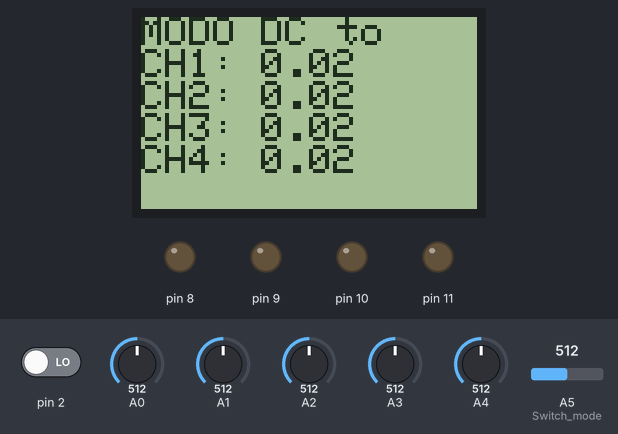
Bench run of a sketch on a simulated Arduino Uno, built with avr-gcc and run on an emulated ATmega328P. Shown: 84×48 one-colour display, output pins drawn as LEDs (lit = HIGH). The test bench sets the inputs (shaded band); at power-on: A0 = 512, A5 (Switch_mode) = 512, pin 2 LOW, A1 = 512, A2 = 512, A3 = 512, A4 = 512. What the sketch prints to the serial monitor is not drawn.

Above: at 3.2 s.
3.3 s: A0 set to 93
At 4.3 s:
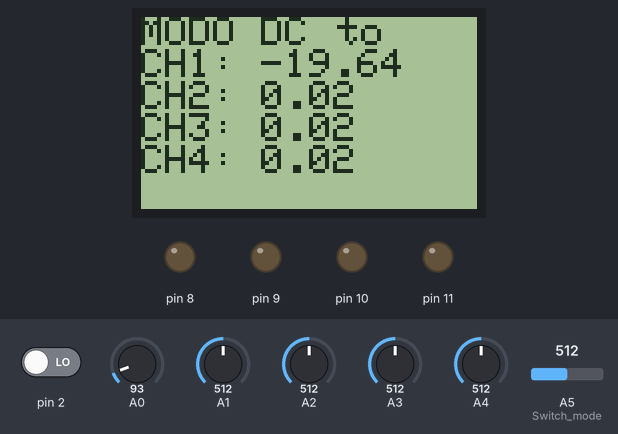
4.8 s: A0 set to 80
At 6.0 s:
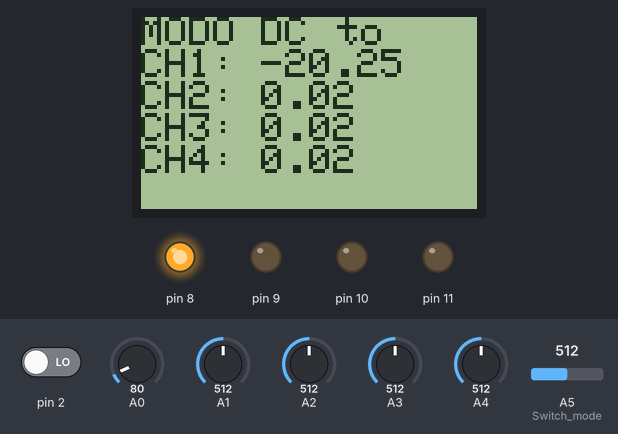
6.3 s: A5 (Switch_mode) set to 495
At 7.7 s:
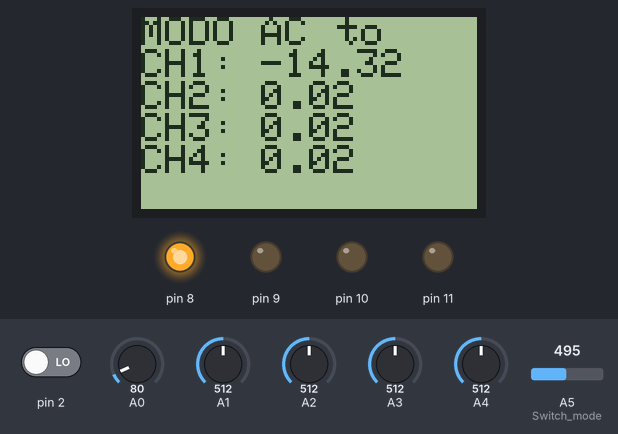
8.3 s: pin 2 driven HIGH
At 9.4 s:
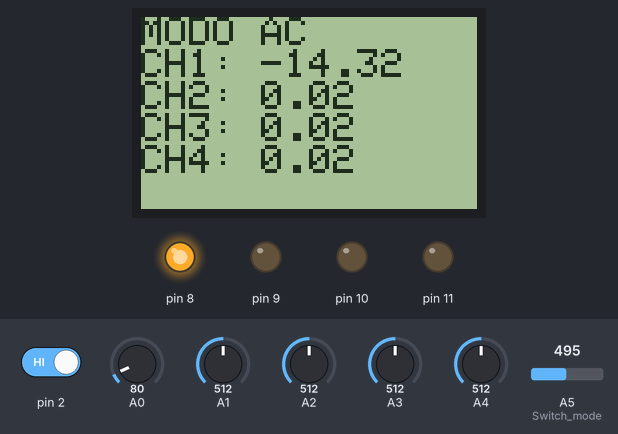
10.3 s: A1 set to 921
At 11.4 s:
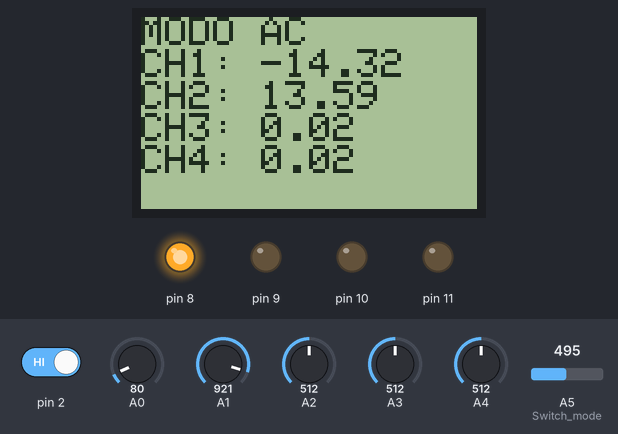
12.2 s: A1 set to 950
At 13.5 s:
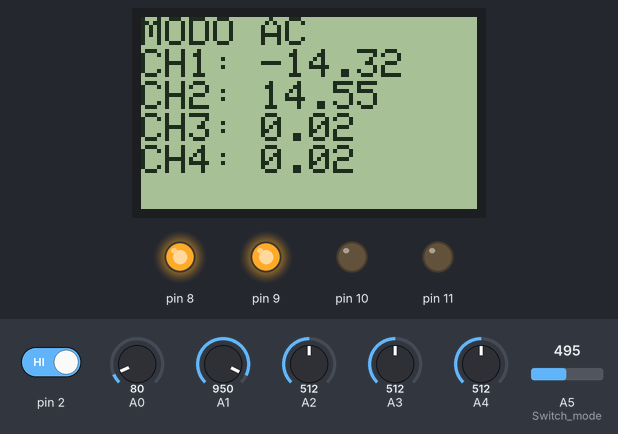
Timing chart, 0 to 15.2 s (numbered marks = the images above; inputs shaded):
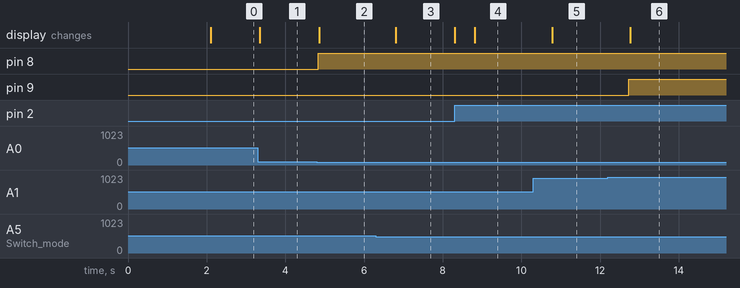

The sketch:

voltimeter.ino
```cpp
#include <PCD8544.h>

static PCD8544 lcd;
float vCH1, vCH2, vCH3, vCH4 = {0.000};
const float referenceVoltage = 24.00;
#define converter 511.5

void setup() {
    Serial.begin(9600);
    pinMode(8, OUTPUT);
    pinMode(9, OUTPUT);
    pinMode(10, OUTPUT);
    pinMode(11, OUTPUT);
    lcd.begin(84, 48);

    lcd.clear();
    lcd.setCursor(1,0);
    lcd.print("Welcome to");
    lcd.setCursor(1,1);
    lcd.print("4 Channel");
    lcd.setCursor(1,2);
    lcd.print("Voltimeter!");

    attachInterrupt(digitalPinToInterrupt(2), clear_display, CHANGE);

    delay(2000);

}

void clear_display() {
  lcd.clear();
}

void serial_display(const char *MODO,
                    float vCH1,
                    float vCH2,
                    float vCH3,
                    float vCH4){
   float serial_en = analogRead(A4);

   if(serial_en > converter){
    Serial.println(MODO);
    Serial.println(vCH1);
    Serial.println(vCH2);
    Serial.println(vCH3);
    Serial.println(vCH4);}
  }

void lcd_display(const char *MODO,
                 float vCH1,
                 float vCH2,
                 float vCH3,
                 float vCH4) {
    lcd.setCursor(0, 0);
    lcd.print(MODO);

    lcd.setCursor(0, 1);
    lcd.print("CH1: ");
    lcd.print(vCH1);
    lcd.print("  ");

    lcd.setCursor(0, 2);
    lcd.print("CH2: ");
    lcd.print(vCH2);
    lcd.print("  ");

    lcd.setCursor(0, 3);
    lcd.print("CH3: ");
    lcd.print(vCH3);
    lcd.print("  ");

    lcd.setCursor(0, 4);
    lcd.print("CH4: ");
    lcd.print(vCH4);
    lcd.print("  ");

}


float get_RMS(int PIN){
  const int samples = 1000;
  float tmax = 0.00;
  float one_sqrt = 0.7071;

  for(int i = 0; i < samples; i++){
    float t = analogRead(PIN);
    if(t > tmax) tmax = t;
    }
    float t_rms = ((tmax - converter)*(referenceVoltage / converter));

    return t_rms * one_sqrt;
  }

void AC_mode(){
    // Calcular la tensión RMS para cada canal
    vCH1 = get_RMS(A0);
    vCH2 = get_RMS(A1);
    vCH3 = get_RMS(A2);
    vCH4 = get_RMS(A3);

    high_v_warming(
      vCH1 * 1.41,
      vCH2 * 1.41,
      vCH3 * 1.41,
      vCH4 * 1.41);

    // Mostrar los valores en la pantalla
    lcd_display("MODO AC", vCH1, vCH2, vCH3, vCH4);

    serial_display("MODO AC",vCH1,vCH2,vCH3,vCH4);
  }

// Function to read and display DC mode
void DC_mode() {
    // Read the analog values from pins A0 to A3
    vCH1 = (analogRead(A0) - converter) * (referenceVoltage / converter);
    vCH2 = (analogRead(A1) - converter) * (referenceVoltage / converter);
    vCH3 = (analogRead(A2) - converter) * (referenceVoltage / converter);
    vCH4 = (analogRead(A3) - converter) * (referenceVoltage / converter);

    high_v_warming(
      vCH1,
      vCH2,
      vCH3,
      vCH4);

    lcd_display("MODO DC", vCH1, vCH2, vCH3, vCH4);

    serial_display("MODO DC",vCH1,vCH2,vCH3,vCH4);
}

void Switch_mode(){
  float button = analogRead(A5);

  if(button < converter){
    AC_mode();
  } else DC_mode();
}

void high_v_warming(float vCH1,
                    float vCH2,
                    float vCH3,
                    float vCH4){
  if(vCH1 > 20.00 || vCH1 < -20.00) digitalWrite(8, HIGH);
  else digitalWrite(8, LOW);

  if(vCH2 > 20.00 || vCH2 < -20.00) digitalWrite(9, HIGH);
  else digitalWrite(9, LOW);

  if(vCH3 > 20.00 || vCH3 < -20.00) digitalWrite(10, HIGH);
  else digitalWrite(10, LOW);

  if(vCH4 > 20.00 || vCH4 < -20.00) digitalWrite(11, HIGH);
  else digitalWrite(11, LOW);
  }

void loop() {
    Switch_mode();
}
```

Measured:
- the behaviour switches between 86 and 85 on A0 (found by bisection; images 1 and 2)
- the behaviour switches between 512 and 511 on A5 (Switch_mode) (found by bisection; images 2 and 3)
- the behaviour switches between 939 and 940 on A1 (found by bisection; images 5 and 6)
- after the input at 3.3 s, the display: changes after 0.05 s (image 1)
- after the input at 4.8 s, pin 8: LOW → HIGH at once; the display: changes after 0.07 s (image 2)
- after the input at 6.3 s, the display: changes after 0.50 s (image 3)
- after the input at 8.3 s, the display: first changes at once (image 4 shows a later state)
- after the input at 10.3 s, the display: changes after 0.49 s (image 5)
- after the input at 12.2 s, pin 9: LOW → HIGH after 0.53 s; the display: changes after 0.57 s (image 6)
